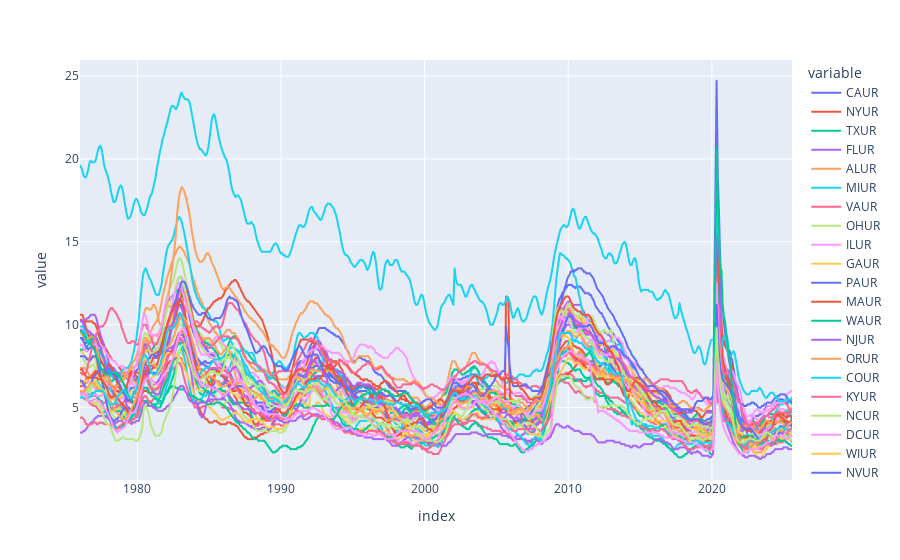

Write notebook code for a chart like this one.
### Code cell
# Plot states Unemployment Rate
px.line(uemp_states)

### Figure 1 — Plotly figure (JSON) as saved in the notebook; plotly's stock layout.template omitted (floating-point values rounded to 4 significant figures; data arrays with more than 128 entries replaced by an {"elided": "..."} marker saying what was removed)
{"data": [{"hovertemplate": "variable=CAUR<br>index=%{x}<br>value=%{y}<extra></extra>", "legendgroup": "CAUR", "line": {"color": "#636efa", "dash": "solid"}, "marker": {"symbol": "circle"}, "mode": "lines", "name": "CAUR", "showlegend": true, "type": "scattergl", "x": {"elided": "594 str values"}, "xaxis": "x", "y": {"elided": "594 float values"}, "yaxis": "y"}, {"hovertemplate": "variable=NYUR<br>index=%{x}<br>value=%{y}<extra></extra>", "legendgroup": "NYUR", "line": {"color": "#EF553B", "dash": "solid"}, "marker": {"symbol": "circle"}, "mode": "lines", "name": "NYUR", "showlegend": true, "type": "scattergl", "x": {"elided": "594 str values"}, "xaxis": "x", "y": {"elided": "594 float values"}, "yaxis": "y"}, {"hovertemplate": "variable=TXUR<br>index=%{x}<br>value=%{y}<extra></extra>", "legendgroup": "TXUR", "line": {"color": "#00cc96", "dash": "solid"}, "marker": {"symbol": "circle"}, "mode": "lines", "name": "TXUR", "showlegend": true, "type": "scattergl", "x": {"elided": "594 str values"}, "xaxis": "x", "y": {"elided": "594 float values"}, "yaxis": "y"}, {"hovertemplate": "variable=FLUR<br>index=%{x}<br>value=%{y}<extra></extra>", "legendgroup": "FLUR", "line": {"color": "#ab63fa", "dash": "solid"}, "marker": {"symbol": "circle"}, "mode": "lines", "name": "FLUR", "showlegend": true, "type": "scattergl", "x": {"elided": "594 str values"}, "xaxis": "x", "y": {"elided": "594 float values"}, "yaxis": "y"}, {"hovertemplate": "variable=ALUR<br>index=%{x}<br>value=%{y}<extra></extra>", "legendgroup": "ALUR", "line": {"color": "#FFA15A", "dash": "solid"}, "marker": {"symbol": "circle"}, "mode": "lines", "name": "ALUR", "showlegend": true, "type": "scattergl", "x": {"elided": "594 str values"}, "xaxis": "x", "y": {"elided": "594 float values"}, "yaxis": "y"}, {"hovertemplate": "variable=MIUR<br>index=%{x}<br>value=%{y}<extra></extra>", "legendgroup": "MIUR", "line": {"color": "#19d3f3", "dash": "solid"}, "marker": {"symbol": "circle"}, "mode": "lines", "name": "MIUR", "showlegend": true, "type": "scattergl", "x": {"elided": "594 str values"}, "xaxis": "x", "y": {"elided": "594 float values"}, "yaxis": "y"}, {"hovertemplate": "variable=VAUR<br>index=%{x}<br>value=%{y}<extra></extra>", "legendgroup": "VAUR", "line": {"color": "#FF6692", "dash": "solid"}, "marker": {"symbol": "circle"}, "mode": "lines", "name": "VAUR", "showlegend": true, "type": "scattergl", "x": {"elided": "594 str values"}, "xaxis": "x", "y": {"elided": "594 float values"}, "yaxis": "y"}, {"hovertemplate": "variable=OHUR<br>index=%{x}<br>value=%{y}<extra></extra>", "legendgroup": "OHUR", "line": {"color": "#B6E880", "dash": "solid"}, "marker": {"symbol": "circle"}, "mode": "lines", "name": "OHUR", "showlegend": true, "type": "scattergl", "x": {"elided": "594 str values"}, "xaxis": "x", "y": {"elided": "594 float values"}, "yaxis": "y"}, {"hovertemplate": "variable=ILUR<br>index=%{x}<br>value=%{y}<extra></extra>", "legendgroup": "ILUR", "line": {"color": "#FF97FF", "dash": "solid"}, "marker": {"symbol": "circle"}, "mode": "lines", "name": "ILUR", "showlegend": true, "type": "scattergl", "x": {"elided": "594 str values"}, "xaxis": "x", "y": {"elided": "594 float values"}, "yaxis": "y"}, {"hovertemplate": "variable=GAUR<br>index=%{x}<br>value=%{y}<extra></extra>", "legendgroup": "GAUR", "line": {"color": "#FECB52", "dash": "solid"}, "marker": {"symbol": "circle"}, "mode": "lines", "name": "GAUR", "showlegend": true, "type": "scattergl", "x": {"elided": "594 str values"}, "xaxis": "x", "y": {"elided": "594 float values"}, "yaxis": "y"}, {"hovertemplate": "variable=PAUR<br>index=%{x}<br>value=%{y}<extra></extra>", "legendgroup": "PAUR", "line": {"color": "#636efa", "dash": "solid"}, "marker": {"symbol": "circle"}, "mode": "lines", "name": "PAUR", "showlegend": true, "type": "scattergl", "x": {"elided": "594 str values"}, "xaxis": "x", "y": {"elided": "594 float values"}, "yaxis": "y"}, {"hovertemplate": "variable=MAUR<br>index=%{x}<br>value=%{y}<extra></extra>", "legendgroup": "MAUR", "line": {"color": "#EF553B", "dash": "solid"}, "marker": {"symbol": "circle"}, "mode": "lines", "name": "MAUR", "showlegend": true, "type": "scattergl", "x": {"elided": "594 str values"}, "xaxis": "x", "y": {"elided": "594 float values"}, "yaxis": "y"}, {"hovertemplate": "variable=WAUR<br>index=%{x}<br>value=%{y}<extra></extra>", "legendgroup": "WAUR", "line": {"color": "#00cc96", "dash": "solid"}, "marker": {"symbol": "circle"}, "mode": "lines", "name": "WAUR", "showlegend": true, "type": "scattergl", "x": {"elided": "594 str values"}, "xaxis": "x", "y": {"elided": "594 float values"}, "yaxis": "y"}, {"hovertemplate": "variable=NJUR<br>index=%{x}<br>value=%{y}<extra></extra>", "legendgroup": "NJUR", "line": {"color": "#ab63fa", "dash": "solid"}, "marker": {"symbol": "circle"}, "mode": "lines", "name": "NJUR", "showlegend": true, "type": "scattergl", "x": {"elided": "594 str values"}, "xaxis": "x", "y": {"elided": "594 float values"}, "yaxis": "y"}, {"hovertemplate": "variable=ORUR<br>index=%{x}<br>value=%{y}<extra></extra>", "legendgroup": "ORUR", "line": {"color": "#FFA15A", "dash": "solid"}, "marker": {"symbol": "circle"}, "mode": "lines", "name": "ORUR", "showlegend": true, "type": "scattergl", "x": {"elided": "594 str values"}, "xaxis": "x", "y": {"elided": "594 float values"}, "yaxis": "y"}, {"hovertemplate": "variable=COUR<br>index=%{x}<br>value=%{y}<extra></extra>", "legendgroup": "COUR", "line": {"color": "#19d3f3", "dash": "solid"}, "marker": {"symbol": "circle"}, "mode": "lines", "name": "COUR", "showlegend": true, "type": "scattergl", "x": {"elided": "594 str values"}, "xaxis": "x", "y": {"elided": "594 float values"}, "yaxis": "y"}, {"hovertemplate": "variable=KYUR<br>index=%{x}<br>value=%{y}<extra></extra>", "legendgroup": "KYUR", "line": {"color": "#FF6692", "dash": "solid"}, "marker": {"symbol": "circle"}, "mode": "lines", "name": "KYUR", "showlegend": true, "type": "scattergl", "x": {"elided": "594 str values"}, "xaxis": "x", "y": {"elided": "594 float values"}, "yaxis": "y"}, {"hovertemplate": "variable=NCUR<br>index=%{x}<br>value=%{y}<extra></extra>", "legendgroup": "NCUR", "line": {"color": "#B6E880", "dash": "solid"}, "marker": {"symbol": "circle"}, "mode": "lines", "name": "NCUR", "showlegend": true, "type": "scattergl", "x": {"elided": "594 str values"}, "xaxis": "x", "y": {"elided": "594 float values"}, "yaxis": "y"}, {"hovertemplate": "variable=DCUR<br>index=%{x}<br>value=%{y}<extra></extra>", "legendgroup": "DCUR", "line": {"color": "#FF97FF", "dash": "solid"}, "marker": {"symbol": "circle"}, "mode": "lines", "name": "DCUR", "showlegend": true, "type": "scattergl", "x": {"elided": "594 str values"}, "xaxis": "x", "y": {"elided": "594 float values"}, "yaxis": "y"}, {"hovertemplate": "variable=WIUR<br>index=%{x}<br>value=%{y}<extra></extra>", "legendgroup": "WIUR", "line": {"color": "#FECB52", "dash": "solid"}, "marker": {"symbol": "circle"}, "mode": "lines", "name": "WIUR", "showlegend": true, "type": "scattergl", "x": {"elided": "594 str values"}, "xaxis": "x", "y": {"elided": "594 float values"}, "yaxis": "y"}, {"hovertemplate": "variable=NVUR<br>index=%{x}<br>value=%{y}<extra></extra>", "legendgroup": "NVUR", "line": {"color": "#636efa", "dash": "solid"}, "marker": {"symbol": "circle"}, "mode": "lines", "name": "NVUR", "showlegend": true, "type": "scattergl", "x": {"elided": "594 str values"}, "xaxis": "x", "y": {"elided": "594 float values"}, "yaxis": "y"}, {"hovertemplate": "variable=LAUR<br>index=%{x}<br>value=%{y}<extra></extra>", "legendgroup": "LAUR", "line": {"color": "#EF553B", "dash": "solid"}, "marker": {"symbol": "circle"}, "mode": "lines", "name": "LAUR", "showlegend": true, "type": "scattergl", "x": {"elided": "594 str values"}, "xaxis": "x", "y": {"elided": "594 float values"}, "yaxis": "y"}, {"hovertemplate": "variable=MNUR<br>index=%{x}<br>value=%{y}<extra></extra>", "legendgroup": "MNUR", "line": {"color": "#00cc96", "dash": "solid"}, "marker": {"symbol": "circle"}, "mode": "lines", "name": "MNUR", "showlegend": true, "type": "scattergl", "x": {"elided": "594 str values"}, "xaxis": "x", "y": {"elided": "594 float values"}, "yaxis": "y"}, {"hovertemplate": "variable=AZUR<br>index=%{x}<br>value=%{y}<extra></extra>", "legendgroup": "AZUR", "line": {"color": "#ab63fa", "dash": "solid"}, "marker": {"symbol": "circle"}, "mode": "lines", "name": "AZUR", "showlegend": true, "type": "scattergl", "x": {"elided": "594 str values"}, "xaxis": "x", "y": {"elided": "594 float values"}, "yaxis": "y"}, {"hovertemplate": "variable=WVUR<br>index=%{x}<br>value=%{y}<extra></extra>", "legendgroup": "WVUR", "line": {"color": "#FFA15A", "dash": "solid"}, "marker": {"symbol": "circle"}, "mode": "lines", "name": "WVUR", "showlegend": true, "type": "scattergl", "x": {"elided": "594 str values"}, "xaxis": "x", "y": {"elided": "594 float values"}, "yaxis": "y"}, {"hovertemplate": "variable=PRUR<br>index=%{x}<br>value=%{y}<extra></extra>", "legendgroup": "PRUR", "line": {"color": "#19d3f3", "dash": "solid"}, "marker": {"symbol": "circle"}, "mode": "lines", "name": "PRUR", "showlegend": true, "type": "scattergl", "x": {"elided": "594 str values"}, "xaxis": "x", "y": {"elided": "594 float values"}, "yaxis": "y"}, {"hovertemplate": "variable=AKUR<br>index=%{x}<br>value=%{y}<extra></extra>", "legendgroup": "AKUR", "line": {"color": "#FF6692", "dash": "solid"}, "marker": {"symbol": "circle"}, "mode": "lines", "name": "AKUR", "showlegend": true, "type": "scattergl", "x": {"elided": "594 str values"}, "xaxis": "x", "y": {"elided": "594 float values"}, "yaxis": "y"}, {"hovertemplate": "variable=TNUR<br>index=%{x}<br>value=%{y}<extra></extra>", "legendgroup": "TNUR", "line": {"color": "#B6E880", "dash": "solid"}, "marker": {"symbol": "circle"}, "mode": "lines", "name": "TNUR", "showlegend": true, "type": "scattergl", "x": {"elided": "594 str values"}, "xaxis": "x", "y": {"elided": "594 float values"}, "yaxis": "y"}, {"hovertemplate": "variable=INUR<br>index=%{x}<br>value=%{y}<extra></extra>", "legendgroup": "INUR", "line": {"color": "#FF97FF", "dash": "solid"}, "marker": {"symbol": "circle"}, "mode": "lines", "name": "INUR", "showlegend": true, "type": "scattergl", "x": {"elided": "594 str values"}, "xaxis": "x", "y": {"elided": "594 float values"}, "yaxis": "y"}, {"hovertemplate": "variable=MDUR<br>index=%{x}<br>value=%{y}<extra></extra>", "legendgroup": "MDUR", "line": {"color": "#FECB52", "dash": "solid"}, "marker": {"symbol": "circle"}, "mode": "lines", "name": "MDUR", "showlegend": true, "type": "scattergl", "x": {"elided": "594 str values"}, "xaxis": "x", "y": {"elided": "594 float values"}, "yaxis": "y"}, {"hovertemplate": "variable=MSUR<br>index=%{x}<br>value=%{y}<extra></extra>", "legendgroup": "MSUR", "line": {"color": "#636efa", "dash": "solid"}, "marker": {"symbol": "circle"}, "mode": "lines", "name": "MSUR", "showlegend": true, "type": "scattergl", "x": {"elided": "594 str values"}, "xaxis": "x", "y": {"elided": "594 float values"}, "yaxis": "y"}, {"hovertemplate": "variable=SCUR<br>index=%{x}<br>value=%{y}<extra></extra>", "legendgroup": "SCUR", "line": {"color": "#EF553B", "dash": "solid"}, "marker": {"symbol": "circle"}, "mode": "lines", "name": "SCUR", "showlegend": true, "type": "scattergl", "x": {"elided": "594 str values"}, "xaxis": "x", "y": {"elided": "594 float values"}, "yaxis": "y"}, {"hovertemplate": "variable=HIUR<br>index=%{x}<br>value=%{y}<extra></extra>", "legendgroup": "HIUR", "line": {"color": "#00cc96", "dash": "solid"}, "marker": {"symbol": "circle"}, "mode": "lines", "name": "HIUR", "showlegend": true, "type": "scattergl", "x": {"elided": "594 str values"}, "xaxis": "x", "y": {"elided": "594 float values"}, "yaxis": "y"}, {"hovertemplate": "variable=NDUR<br>index=%{x}<br>value=%{y}<extra></extra>", "legendgroup": "NDUR", "line": {"color": "#ab63fa", "dash": "solid"}, "marker": {"symbol": "circle"}, "mode": "lines", "name": "NDUR", "showlegend": true, "type": "scattergl", "x": {"elided": "594 str values"}, "xaxis": "x", "y": {"elided": "594 float values"}, "yaxis": "y"}, {"hovertemplate": "variable=MOUR<br>index=%{x}<br>value=%{y}<extra></extra>", "legendgroup": "MOUR", "line": {"color": "#FFA15A", "dash": "solid"}, "marker": {"symbol": "circle"}, "mode": "lines", "name": "MOUR", "showlegend": true, "type": "scattergl", "x": {"elided": "594 str values"}, "xaxis": "x", "y": {"elided": "594 float values"}, "yaxis": "y"}, {"hovertemplate": "variable=IDUR<br>index=%{x}<br>value=%{y}<extra></extra>", "legendgroup": "IDUR", "line": {"color": "#19d3f3", "dash": "solid"}, "marker": {"symbol": "circle"}, "mode": "lines", "name": "IDUR", "showlegend": true, "type": "scattergl", "x": {"elided": "594 str values"}, "xaxis": "x", "y": {"elided": "594 float values"}, "yaxis": "y"}, {"hovertemplate": "variable=IAUR<br>index=%{x}<br>value=%{y}<extra></extra>", "legendgroup": "IAUR", "line": {"color": "#FF6692", "dash": "solid"}, "marker": {"symbol": "circle"}, "mode": "lines", "name": "IAUR", "showlegend": true, "type": "scattergl", "x": {"elided": "594 str values"}, "xaxis": "x", "y": {"elided": "594 float values"}, "yaxis": "y"}, {"hovertemplate": "variable=OKUR<br>index=%{x}<br>value=%{y}<extra></extra>", "legendgroup": "OKUR", "line": {"color": "#B6E880", "dash": "solid"}, "marker": {"symbol": "circle"}, "mode": "lines", "name": "OKUR", "showlegend": true, "type": "scattergl", "x": {"elided": "594 str values"}, "xaxis": "x", "y": {"elided": "594 float values"}, "yaxis": "y"}, {"hovertemplate": "variable=UTUR<br>index=%{x}<br>value=%{y}<extra></extra>", "legendgroup": "UTUR", "line": {"color": "#FF97FF", "dash": "solid"}, "marker": {"symbol": "circle"}, "mode": "lines", "name": "UTUR", "showlegend": true, "type": "scattergl", "x": {"elided": "594 str values"}, "xaxis": "x", "y": {"elided": "594 float values"}, "yaxis": "y"}], "layout": {"legend": {"title": {"text": "variable"}, "tracegroupgap": 0}, "margin": {"t": 60}, "xaxis": {"anchor": "y", "domain": [0, 1], "title": {"text": "index"}}, "yaxis": {"anchor": "x", "domain": [0, 1], "title": {"text": "value"}}}}
